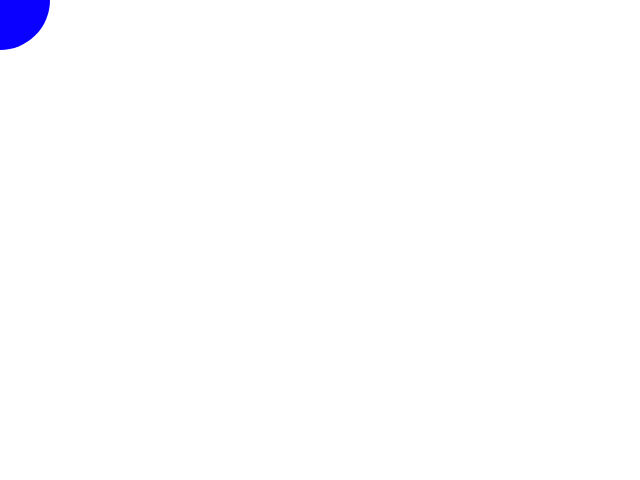
Frame 1 (no input)
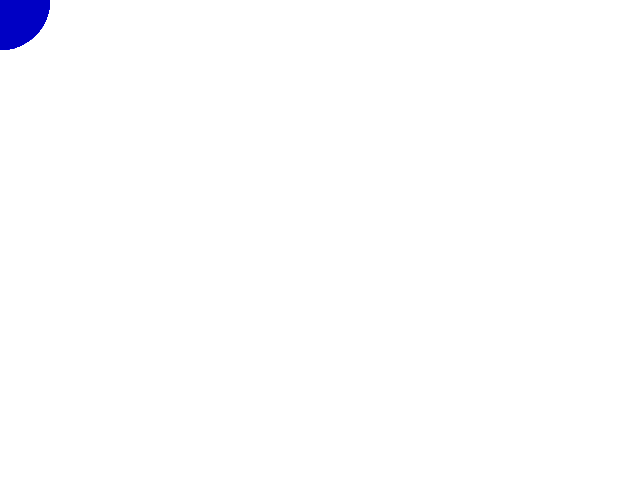
Frame 60 (no input)
Frame 120 (the mouse pressed at the canvas centre since frame 60): identical to frame 60, image omitted

The p5.js sketch that drew these frames (run headless with seeded random() and noise() and a simulated clock; from frame 60 on, the mouse is pressed at the canvas centre):

// p5.js sketch
// ── sketch.js
var myRed = 10;
var myGreen = 0;
var myBlue = 255;

function setup() {
  createCanvas(640, 480);
}

function draw() {
  noStroke();
  fill(myRed, myGreen, myBlue);
   if (mouseIsPressed) {
    fill(255, 255, 255);
  }
  ellipse(mouseX, mouseY, 100, 100);
  myRed = myRed + 0.5;
  if (myRed > 255); {
    myRed = 0;
  }
  myBlue = myBlue - 1;
  if (myBlue <= 0) {
    myBlue=255;
  }
  
  
}
